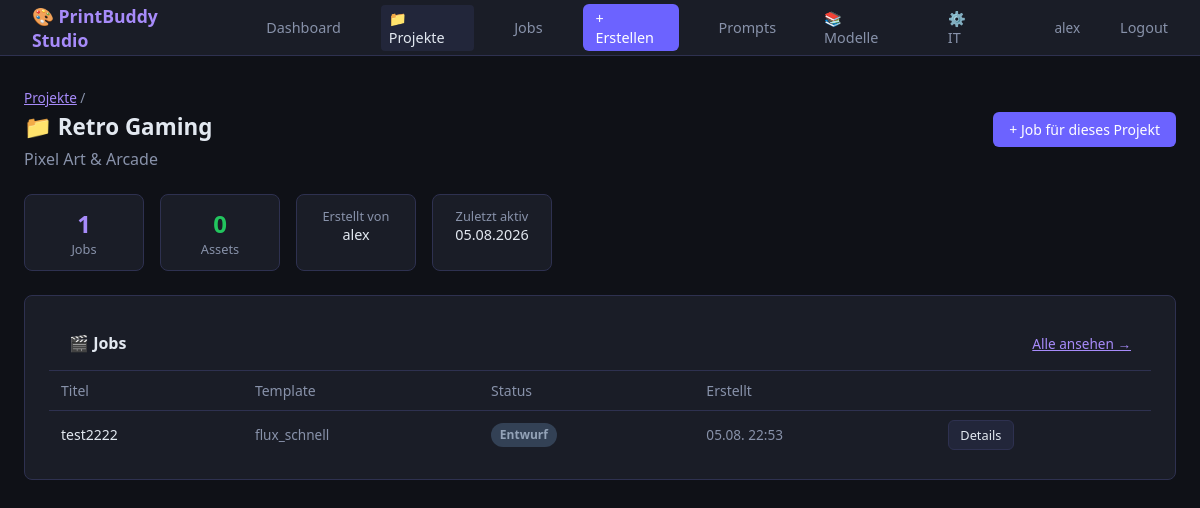
The app's page /studio/projects/retro-gaming/ (signed in) with its own data.
### jobs/models.py (models this page shows, shortened)
class Project(models.Model):
    id            = models.UUIDField(primary_key=True, default=uuid.uuid4, editable=False)
    title         = models.CharField(max_length=120)
    slug          = models.SlugField(unique=True, max_length=140)
    description   = models.TextField(blank=True, help_text="Projekt-Beschreibung, Ziel, Notizen")
    created_by    = models.ForeignKey(User, on_delete=models.PROTECT, related_name='created_projects')
    team_members  = models.ManyToManyField(User, related_name='projects', blank=True,
                                           help_text="Teammitglieder die Projekt sehen können")
    is_active     = models.BooleanField(default=True, help_text="Inaktive Projekte archiviert")
    created_at    = models.DateTimeField(auto_now_add=True)
    updated_at    = models.DateTimeField(auto_now=True)
    class Meta:
        ordering = ['-updated_at']
        verbose_name = 'Projekt'
        verbose_name_plural = 'Projekte'

class Job(models.Model):
    class Status(models.TextChoices):
        DRAFT     = 'draft',     'Entwurf'
        QUEUED    = 'queued',    'In Warteschlange'
        RUNNING   = 'running',   'Läuft'
        DONE      = 'done',      'Fertig'
        FAILED    = 'failed',    'Fehlgeschlagen'
        CANCELLED = 'cancelled', 'Abgebrochen'
    id                = models.UUIDField(primary_key=True, default=uuid.uuid4, editable=False)
    title             = models.CharField(max_length=150)
    status            = models.CharField(max_length=20, choices=Status.choices, default=Status.DRAFT)
    pipeline_template = models.ForeignKey(PipelineTemplate, on_delete=models.PROTECT, null=True, blank=True,
                                          help_text="Pipeline wird nach Bildgenerierung im Produkt-Wizard zugewiesen")
    project           = models.ForeignKey('Project', on_delete=models.SET_NULL, null=True, blank=True,
                                          related_name='jobs', help_text="Projekt-Zuordnung (optional)")
    prompt            = models.TextField()
    negative_prompt   = models.TextField(blank=True)
    reference_image   = models.ImageField(upload_to='jobs/refs/', blank=True,
                                          help_text="Für Img2Img (SDXL) oder Target-Bild für Face Swap")
    face_image        = models.ImageField(upload_to='jobs/faces/', blank=True,
                                          help_text="Gesichts-Bild für Face Swap (wird auf reference_image übertragen)")
    width      = models.PositiveIntegerField(null=True, blank=True)
    height     = models.PositiveIntegerField(null=True, blank=True)
    num_images = models.PositiveIntegerField(default=1)
    model      = models.CharField(max_length=30, blank=True)
    num_steps  = models.PositiveIntegerField(null=True, blank=True)
    guidance   = models.FloatField(null=True, blank=True)
    seed       = models.BigIntegerField(null=True, blank=True)
    created_by      = models.ForeignKey(User, on_delete=models.PROTECT)
    celery_chain_id = models.CharField(max_length=100, blank=True)
    notes           = models.TextField(blank=True)
    started_at      = models.DateTimeField(null=True, blank=True)
    completed_at    = models.DateTimeField(null=True, blank=True)
    created_at      = models.DateTimeField(auto_now_add=True)
    class Meta:
        ordering = ['-created_at']
        verbose_name = 'Job'
        verbose_name_plural = 'Jobs'

### studio/views.py (the view)
# urls.py: path("projects/<slug:slug>/",         views.project_detail,      name="project_detail"),
@studio_required
def project_detail(request, slug):
    project = get_object_or_404(
        Project.objects.filter(
            models.Q(created_by=request.user) | models.Q(team_members=request.user)
        ),
        slug=slug
    )
    jobs = project.jobs.select_related('pipeline_template').order_by('-created_at')
    assets = project.gallery_images.order_by('-created_at')
    return render(request, 'studio/project_detail.html', {
        'project': project,
        'jobs': jobs,
        'assets': assets,
    })

### studio/views.py (called while the page is built)
def studio_required(view_func):
    @functools.wraps(view_func)
    @login_required(login_url="/studio/login/")
    def wrapper(request, *args, **kwargs):
        user = request.user
        is_studio = user.groups.filter(name="studio_workers").exists()
        if not (is_studio or user.is_staff):
            return render(request, "studio/403.html", status=403)
        return view_func(request, *args, **kwargs)
    return wrapper

### templates/studio/project_detail.html (shortened to what this page needs)
{% extends "studio/base.html" %}
{% block content %}
<div class="page-header" style="margin-bottom:1.5rem">
  <div>
    <div style="font-size:.85rem;color:var(--text-muted);margin-bottom:.25rem">
      <a href="{% url 'studio:project_list' %}" style="color:var(--accent2)">Projekte</a> /
    </div>
    <h1>📁 {{ project.title }}</h1>
    {% if project.description %}
    <p style="color:var(--text-muted);margin-top:.4rem">{{ project.description }}</p>
    {% endif %}
  </div>
  <a href="{% url 'studio:wizard_step1' %}" class="btn btn-primary">+ Job für dieses Projekt</a>
</div>
<div style="display:flex;gap:1rem;margin-bottom:1.5rem;flex-wrap:wrap">
  <div class="card" style="padding:.75rem 1.25rem;min-width:120px;text-align:center">
    <div style="font-size:1.5rem;font-weight:700;color:var(--accent2)">{{ jobs|length }}</div>
    <div style="font-size:.8rem;color:var(--text-muted)">Jobs</div>
  </div>
  <div class="card" style="padding:.75rem 1.25rem;min-width:120px;text-align:center">
    <div style="font-size:1.5rem;font-weight:700;color:var(--green)">{{ assets|length }}</div>
    <div style="font-size:.8rem;color:var(--text-muted)">Assets</div>
  </div>
  <div class="card" style="padding:.75rem 1.25rem;min-width:120px;text-align:center">
    <div style="font-size:.8rem;color:var(--text-muted)">Erstellt von</div>
    <div style="font-size:.9rem;color:var(--text)">{{ project.created_by.username }}</div>
  </div>
  <div class="card" style="padding:.75rem 1.25rem;min-width:120px;text-align:center">
    <div style="font-size:.8rem;color:var(--text-muted)">Zuletzt aktiv</div>
    <div style="font-size:.9rem;color:var(--text)">{{ project.updated_at|date:"d.m.Y" }}</div>
  </div>
</div>
<div class="card" style="margin-bottom:1.5rem">
  <div style="padding:1rem 1.25rem;border-bottom:1px solid var(--border);display:flex;justify-content:space-between;align-items:center">
    <h2 style="font-size:1rem">🎬 Jobs</h2>
    <a href="{% url 'studio:job_list' %}?project={{ project.slug }}" style="font-size:.85rem;color:var(--accent2)">Alle ansehen →</a>
  </div>
  {% if jobs %}
  <table>
    <thead>
      <tr>
        <th>Titel</th>
        <th>Template</th>
        <th>Status</th>
        <th>Erstellt</th>
        <th></th>
      </tr>
    </thead>
    <tbody>
    {% for job in jobs|slice:":10" %}
      <tr>
        <td>{{ job.title }}</td>
        <td style="color:var(--text-muted);font-size:.85rem">{% if job.pipeline_template %}{{ job.pipeline_template.name }}{% else %}{{ job.model|default:"FLUX Schnell" }}{% endif %}</td>
        <td><span class="badge badge-{{ job.status }}">{{ job.get_status_display }}</span></td>
        <td style="color:var(--text-muted);font-size:.85rem">{{ job.created_at|date:"d.m. H:i" }}</td>
        <td>
          {% if job.status == "done" %}
            <a href="{% url 'studio:job_results' job.id %}" class="btn btn-secondary btn-sm">Ergebnisse</a>
          {% else %}
            <a href="{% url 'studio:job_detail' job.id %}" class="btn btn-secondary btn-sm">Details</a>
          {% endif %}
        </td>
      </tr>
    {% endfor %}
    </tbody>
  </table>
  {% else %}
  <p style="padding:1.25rem;color:var(--text-muted)">Noch keine Jobs in diesem Projekt. <a href="{% url 'studio:wizard_step1' %}" style="color:var(--accent2)">Job erstellen →</a></p>
  {% endif %}
</div>
{% endblock %}

### templates/studio/base.html (shortened to what this page needs)
<!DOCTYPE html>
<html lang="de">
<head>
</head>
<body>
  <nav>
    <a href="{% url 'studio:dashboard' %}" class="brand">🎨 PrintBuddy Studio</a>
    <a href="{% url 'studio:dashboard' %}" {% if request.resolver_match.url_name == 'dashboard' %}class="active"{% endif %}>Dashboard</a>
    <a href="{% url 'studio:project_list' %}" {% if 'project' in request.resolver_match.url_name %}class="active"{% endif %}>📁 Projekte</a>
    <a href="{% url 'studio:job_list' %}" {% if request.resolver_match.url_name in 'job_list,job_detail,job_results' %}class="active"{% endif %}>Jobs</a>
    <a href="{% url 'studio:wizard_step1' %}" {% if 'wizard' in request.resolver_match.url_name %}class="active"{% endif %} style="background:var(--accent);color:#fff;padding:.3rem .8rem;border-radius:6px">+ Erstellen</a>
    <a href="{% url 'studio:prompt_library' %}" {% if request.resolver_match.url_name == 'prompt_library' %}class="active"{% endif %}>Prompts</a>
    <a href="{% url 'studio:knowledge_models' %}" {% if request.resolver_match.url_name == 'knowledge_models' %}class="active"{% endif %}>📚 Modelle</a>
    <a href="{% url 'studio:knowledge_it' %}" {% if request.resolver_match.url_name == 'knowledge_it' %}class="active"{% endif %}>⚙️ IT</a>
    <span class="user">{{ request.user.username }}</span>
    <a href="/studio/logout/">Logout</a>
  </nav>
  <main>
    {% block content %}{% endblock %}
  </main>
</body>
</html>

### templates/studio/base.html (style rules this page uses)
*, *::before, *::after { box-sizing: border-box; margin: 0; padding: 0; }
:root { --bg: #0f1117; --surface: #1a1d27; --surface2: #22263a; --border: #2e3150; --accent: #6c63ff; --accent2: #a78bfa; --text: #e2e8f0; --text-muted:#8892aa; --green: #22c55e; --red: #ef4444; --yellow: #f59e0b; --blue: #3b82f6; }
body { font-family: 'Segoe UI', system-ui, sans-serif; background: var(--bg); color: var(--text); min-height: 100vh; display: flex; flex-direction: column; }
nav { background: var(--surface); border-bottom: 1px solid var(--border); padding: 0 1.5rem; display: flex; align-items: center; gap: 2rem; height: 56px; }
nav .brand { font-weight: 700; font-size: 1.1rem; color: var(--accent2); text-decoration: none; }
nav a { color: var(--text-muted); text-decoration: none; font-size: .9rem; padding: .25rem .5rem; border-radius: 4px; }
nav a:hover, nav a.active { color: var(--text); background: var(--surface2); }
nav .user { font-size: .85rem; color: var(--text-muted); }
main { flex: 1; padding: 2rem 1.5rem; max-width: 1200px; margin: 0 auto; width: 100%; }
.card { background: var(--surface); border: 1px solid var(--border); border-radius: 8px; padding: 1.25rem 1.5rem; }
.btn { display: inline-flex; align-items: center; gap: .4rem; padding: .5rem 1rem; border-radius: 6px; font-size: .875rem; font-weight: 500; cursor: pointer; border: none; text-decoration: none; transition: opacity .15s; }
.btn-primary { background: var(--accent); color: #fff; }
.btn-secondary { background: var(--surface2); color: var(--text); border: 1px solid var(--border); }
.btn-sm { padding: .3rem .7rem; font-size: .8rem; }
.badge { display: inline-block; padding: .2rem .55rem; border-radius: 9999px; font-size: .75rem; font-weight: 600; }
.badge-draft { background: #334155; color: #94a3b8; }
table { width: 100%; border-collapse: collapse; font-size: .875rem; }
th { text-align: left; padding: .6rem .75rem; color: var(--text-muted); border-bottom: 1px solid var(--border); font-weight: 500; }
td { padding: .6rem .75rem; border-bottom: 1px solid var(--border); }
tr:last-child td { border-bottom: none; }
.page-header { display: flex; align-items: center; justify-content: space-between; margin-bottom: 1.5rem; }
.page-header h1 { font-size: 1.4rem; font-weight: 700; }

### records on screen
Project: title "Retro Gaming", description "Pixel Art & Arcade", created_by.username "alex", updated_at "05.08.2026"
Job: title "test2222", model "flux_schnell", status "Entwurf", created_at "05.08. 22:53", shows "Details"

### other values on screen
{{ request.user.username }} "alex"
{{ jobs|length }} "1"
{{ assets|length }} "0"
